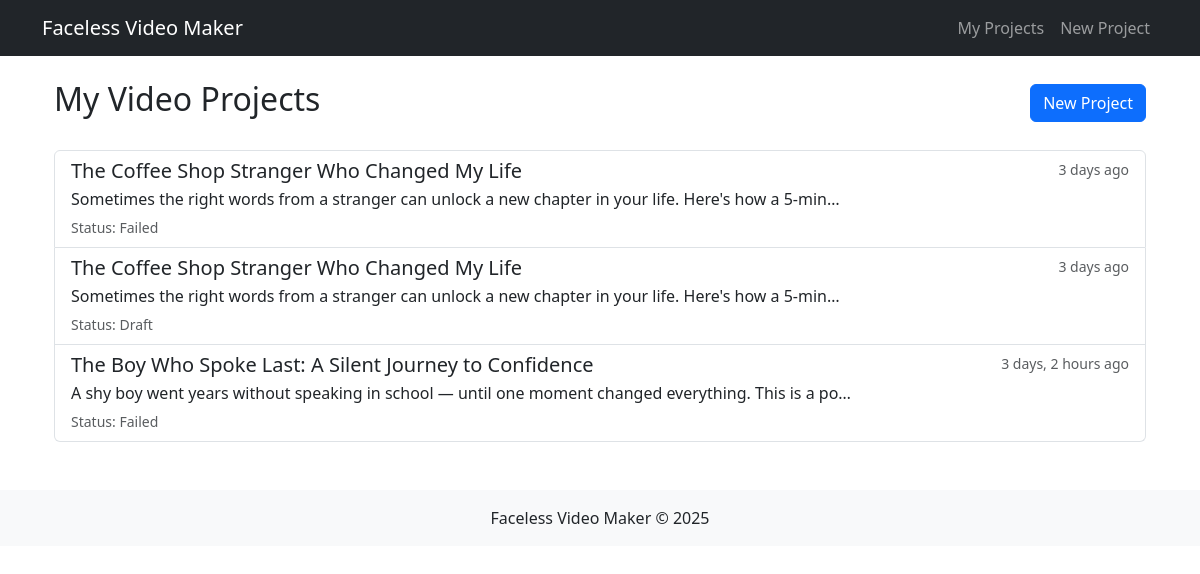
Screenshot of / (signed in) with the database file from the repository.
### apps/videos/models.py (models this page shows, shortened)
class VideoProject(models.Model):
    user = models.ForeignKey(User, on_delete=models.CASCADE)
    title = models.CharField(max_length=255)
    description = models.TextField(blank=True)
    created_at = models.DateTimeField(auto_now_add=True)
    updated_at = models.DateTimeField(auto_now=True)
    status = models.CharField(max_length=20, default='draft',
                              choices=[
                                  ('draft', 'Draft'),
                                  ('processing', 'Processing'),
                                  ('completed', 'Completed'),
                                  ('failed', 'Failed')
                              ])

### apps/videos/views.py (the view)
# urls.py: path('', views.project_list, name='project_list'),
@login_required
def project_list(request):
    projects = VideoProject.objects.filter(user=request.user).order_by('-created_at')
    return render(request, 'videos/project_list.html', {'projects': projects})

### apps/videos/templates/videos/project_list.html (shortened to what this page needs)
{% extends "core/base.html" %}
{% block content %}
<div class="container">
    <div class="d-flex justify-content-between align-items-center mb-4">
        <h2>My Video Projects</h2>
        <a href="{% url 'videos:create_project' %}" class="btn btn-primary">
            New Project
        </a>
    </div>
    {% if projects %}
    <div class="list-group">
        {% for project in projects %}
        <a href="{% url 'videos:view_project' project.id %}"
           class="list-group-item list-group-item-action">
            <div class="d-flex w-100 justify-content-between">
                <h5 class="mb-1">{{ project.title }}</h5>
                <small class="text-muted">{{ project.created_at|timesince }} ago</small>
            </div>
            <p class="mb-1">{{ project.description|truncatechars:100 }}</p>
            <small class="text-muted">Status: {{ project.get_status_display }}</small>
        </a>
        {% endfor %}
    </div>
    {% else %}
    <div class="alert alert-info">
        No projects found. Create your first video project!
    </div>
    {% endif %}
</div>
{% endblock %}

### rows the page displays
VideoProject: title "The Coffee Shop Stranger Who Changed My Life", created_at "3 days", description "Sometimes the right words from a stranger can unlock a new chapter in your life. Here's how a 5-min…", status "Failed"
VideoProject: title "The Coffee Shop Stranger Who Changed My Life", created_at "3 days", description "Sometimes the right words from a stranger can unlock a new chapter in your life. Here's how a 5-min…", status "Draft"
VideoProject: title "The Boy Who Spoke Last: A Silent Journey to Confidence", created_at "3 days, 2 hours", description "A shy boy went years without speaking in school — until one moment changed everything. This is a po…", status "Failed"
